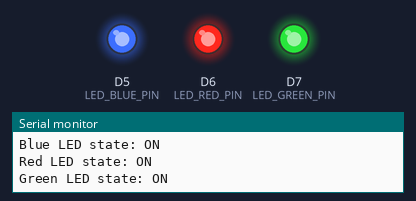
Recording of a program running on a simulated STM32 Nucleo. On the bench: output pins drawn as LEDs (lit = HIGH), the last lines printed to the serial monitor.

Above: at 0.5 s.
At 3.5 s:
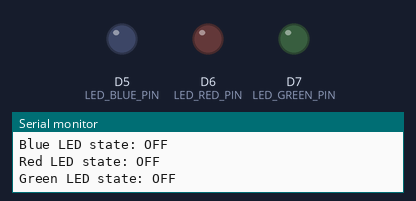
Timing chart, 0 to 4.6 s (numbered marks = the images above):
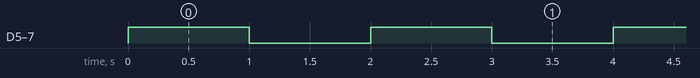

Measured:
- by itself, D5 (LED_BLUE_PIN), D6 (LED_RED_PIN), D7 (LED_GREEN_PIN): alternates HIGH for 1.0 s and LOW for 1.0 s

The program:

main.cpp
```cpp
#include <Arduino.h>
#include "LEDController.h"

#define LED_BLUE_PIN 5
#define LED_RED_PIN 6
#define LED_GREEN_PIN 7

LEDController ledController;

void setup() {
    Serial.begin(9600);
    LEDController_init(&ledController, LED_BLUE_PIN, LED_RED_PIN, LED_GREEN_PIN);
    LEDController_begin(&ledController);
}

void loop() {
    static uint8_t blueState = LOW;
    static uint8_t redState = LOW;
    static uint8_t greenState = LOW;

    blueState = !blueState;
    redState = !redState;
    greenState = !greenState;

    LEDController_setBlue(&ledController, blueState);
    LEDController_setRed(&ledController, redState);
    LEDController_setGreen(&ledController, greenState);

    Serial.print("Blue LED state: ");
    Serial.println(blueState ? "ON" : "OFF");
    Serial.print("Red LED state: ");
    Serial.println(redState ? "ON" : "OFF");
    Serial.print("Green LED state: ");
    Serial.println(greenState ? "ON" : "OFF");

    delay(1000);
}
```

LEDController.c
```cpp
#include "LEDController.h"

void LEDController_init(LEDController *ledCtrl, int pinBlue, int pinRed, int pinGreen) {
    ledCtrl->pinBlue = pinBlue;
    ledCtrl->pinRed = pinRed;
    ledCtrl->pinGreen = pinGreen;
    pinMode(ledCtrl->pinBlue, OUTPUT);
    pinMode(ledCtrl->pinRed, OUTPUT);
    pinMode(ledCtrl->pinGreen, OUTPUT);
}

void LEDController_begin(LEDController *ledCtrl) {
    digitalWrite(ledCtrl->pinBlue, LOW);
    digitalWrite(ledCtrl->pinRed, LOW);
    digitalWrite(ledCtrl->pinGreen, LOW);
}

void LEDController_setBlue(LEDController *ledCtrl, uint8_t state) {
    digitalWrite(ledCtrl->pinBlue, state);
}

void LEDController_setRed(LEDController *ledCtrl, uint8_t state) {
    digitalWrite(ledCtrl->pinRed, state);
}

void LEDController_setGreen(LEDController *ledCtrl, uint8_t state) {
    digitalWrite(ledCtrl->pinGreen, state);
}
```

LEDController.h
```cpp
#ifndef LED_CONTROLLER_H
#define LED_CONTROLLER_H

#include <Arduino.h>

#ifdef __cplusplus
extern "C" {
#endif

// LEDController yapısı
typedef struct {
    int pinBlue;
    int pinRed;
    int pinGreen;
} LEDController;

// LEDController fonksiyonları
void LEDController_init(LEDController *ledCtrl, int pinBlue, int pinRed, int pinGreen);
void LEDController_begin(LEDController *ledCtrl);
void LEDController_setBlue(LEDController *ledCtrl, uint8_t state);
void LEDController_setRed(LEDController *ledCtrl, uint8_t state);
void LEDController_setGreen(LEDController *ledCtrl, uint8_t state);

#ifdef __cplusplus
}
#endif

#endif // LED_CONTROLLER_H
```
